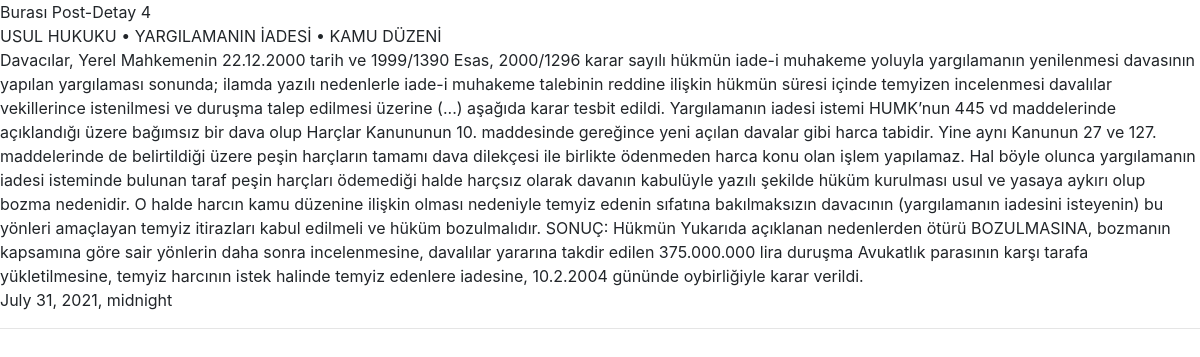
/post/4/detail/, run on the app's committed database.
### post/models.py (models this page shows, shortened)
class Post(models.Model):
    title = models.CharField(max_length=255, verbose_name="Title")
    content = models.TextField(verbose_name="Content")
    published_date = models.DateTimeField(verbose_name="Publish Date")
    image = models.FileField(null=True, blank=True)

### post/views.py (the view)
# urls.py: path('<int:id>/detail/', post_detail, name='detail'),
def post_detail(request,id):
    post = get_object_or_404(Post,id=id)
    context = {
        'post':post
    }
    return render(request, 'post/detail.html',context)

### templates/post/detail.html (shortened to what this page needs)
{% extends 'partials/base.html' %}
{% block body %}
    Burası Post-Detay
    {{post.id}}<br>
    {{post.title}}<br>
    {{post.content}}<br>
    {{post.published_date}}<br>
    <hr>
{% endblock  %}

### static/css/style.css (style rules this page uses)
body { font-size: medium; }

### data on the page
Post: id "4", title "USUL HUKUKU • YARGILAMANIN İADESİ • KAMU DÜZENİ", content "Davacılar, Yerel Mahkemenin 22.12.2000 tarih ve 1999/1390 Esas, 2000/1296 karar sayılı hükmün iade-i muhakeme yoluyla yargılamanın yenilenmesi davasının yapılan yargılaması sonunda; ilamda yazılı nedenlerle iade-i muhakeme talebinin reddine ilişkin hükmün süresi içinde temyizen incelenmesi davalılar vekillerince istenilmesi ve duruşma talep edilmesi üzerine (...) aşağıda karar tesbit edildi. Yargılamanın iadesi istemi HUMK’nun 445 vd maddelerinde açıklandığı üzere bağımsız bir dava olup Harçlar Kanununun 10. maddesinde gereğince yeni açılan davalar gibi harca tabidir. Yine aynı Kanunun 27 ve 127. maddelerinde de belirtildiği üzere peşin harçların tamamı dava dilekçesi ile birlikte ödenmeden…", published_date "July 31, 2021, midnight"
